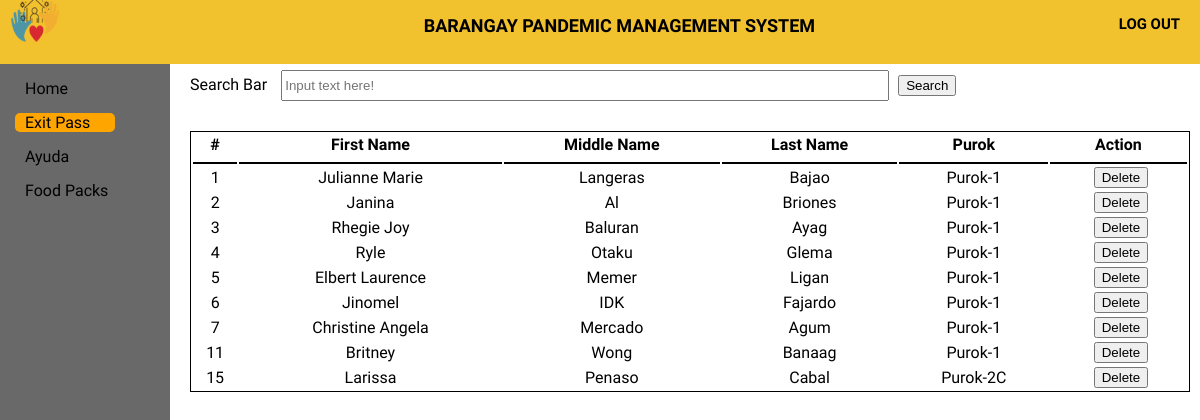
/Official/ExitPass/exitpass.php, run on an earlier commit of the app's database.
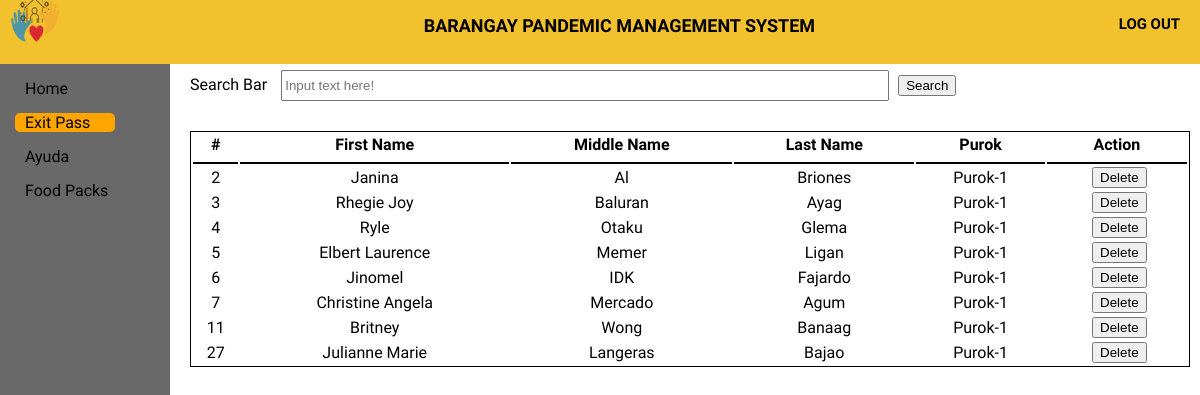
And on a later commit of the database.
### tables this page shows
CREATE TABLE `exitpass` (
  `epassID` int(11) NOT NULL,
  `userID` int(11) NOT NULL,
  `Fname2` varchar(50) NOT NULL,
  `Mname2` varchar(50) NOT NULL,
  `Lname2` varchar(50) NOT NULL,
  `purok2` varchar(50) NOT NULL,
  `barangay` varchar(50) NOT NULL,
  `date_requested` varchar(50) NOT NULL,
  `quantity` int(11) NOT NULL,
  `submit` int(11) NOT NULL
);

### Official/ExitPass/exitpass.php (the view, shortened to what this page needs)
<!DOCTYPE html>
<html>
<head>
	<link rel="stylesheet" type="text/css" href="exitpass.css">
</head>
<body>
	<header>
		<div class="log_out">
			<a href="log_out" class="logout_btn"><h5>LOG OUT</h5></a>
		</div>
		<div class="title">
			<h5>BARANGAY PANDEMIC MANAGEMENT SYSTEM</h5>
		</div>
		<div class="logobox">
			<img src="logo1.png" class="logo">
		</div>
	</header>
	<div class="sidebar">
		<a href="../home page/home.html"><span>Home</span></a>
		<a href="../ExitPass/exitpass.php" id="main"><span>Exit Pass</span></a>
		<a href="../Ayuda/Ayuda.php"><span>Ayuda</span></a>
		<a href="../Food pack/Food pack.php"><span>Food Packs</span></a>
	</div>
	<div class="content">
		<form action="eresult.php" method="get">
		<div class="Cheader">
			<label>Search Bar</label>
			<input type="text" name="search" id="searchbar" placeholder="Input text here!">
			<button type="submit" >Search</button>
		</div>
		</form>
		<table class="table1">
		  <tr>
		  	<th>#</th>
		    <th>First Name</th>
		    <th>Middle Name</th>
		    <th>Last Name</th>
		    <th>Purok</th>
		    <th>Action</th>
		  </tr>
		  <tbody>
					<?php
						require '../Connection/db_conn.php';
						$query = $conn->query("SELECT *  FROM `exitpass`;") or die(mysqli_error());
						while($fetch = $query->fetch_array()){
					?>
						<tr>
							<td><?php echo $fetch['epassID']?></td>
							<td><?php echo $fetch['Fname2']?></td>
							<td><?php echo $fetch['Mname2']?></td>
							<td><?php echo $fetch['Lname2']?></td>
							<td><?php echo $fetch['purok2']?></td>
    						<td><center></a><a onclick = "confirmationDelete(this); return false;" href = "delete-exitpass.php?epassID=<?php echo $fetch['epassID']?>"><i></i><button> Delete</button></a></center></td>
  </tr>
 					 <?php
						}
					?>
					</tbody>
		</table>
	</div>
</body>
</html>

What changed in the data, as far as the page shows it:
removed exitpass: epassID "1", Fname2 "Julianne Marie", Mname2 "Langeras", Lname2 "Bajao", purok2 "Purok-1"
removed exitpass: epassID "15", Fname2 "Larissa", Mname2 "Penaso", Lname2 "Cabal", purok2 "Purok-2C"
added exitpass: epassID "27", Fname2 "Julianne Marie", Mname2 "Langeras", Lname2 "Bajao", purok2 "Purok-1"
